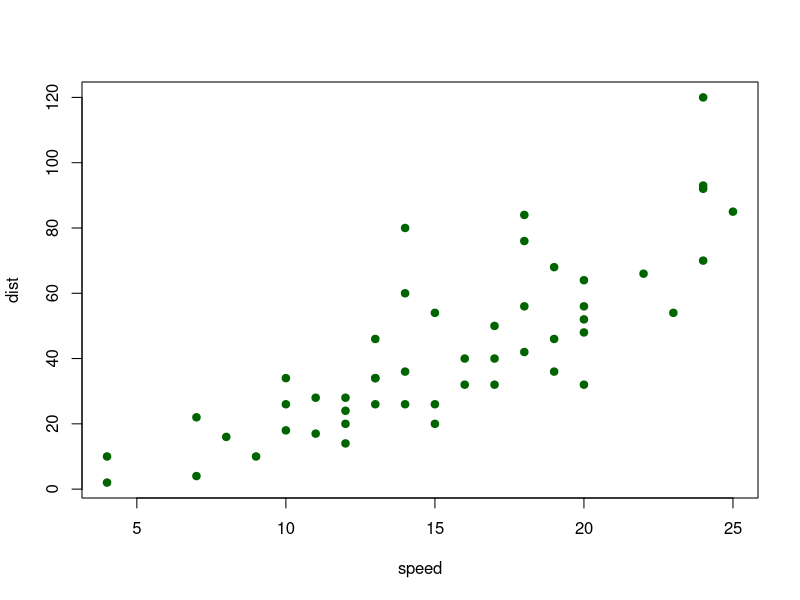

Generate this figure with R:
## ---- chunk 1
#| fig-cap: "Stopping Distance vs Speed"
#| fig-alt: "Scatter plot showing positive correlation between speed and stopping distance."
#| fig-width: 6
#| fig-height: 4
#| echo: true

plot(cars, pch = 19, col = "darkgreen")
